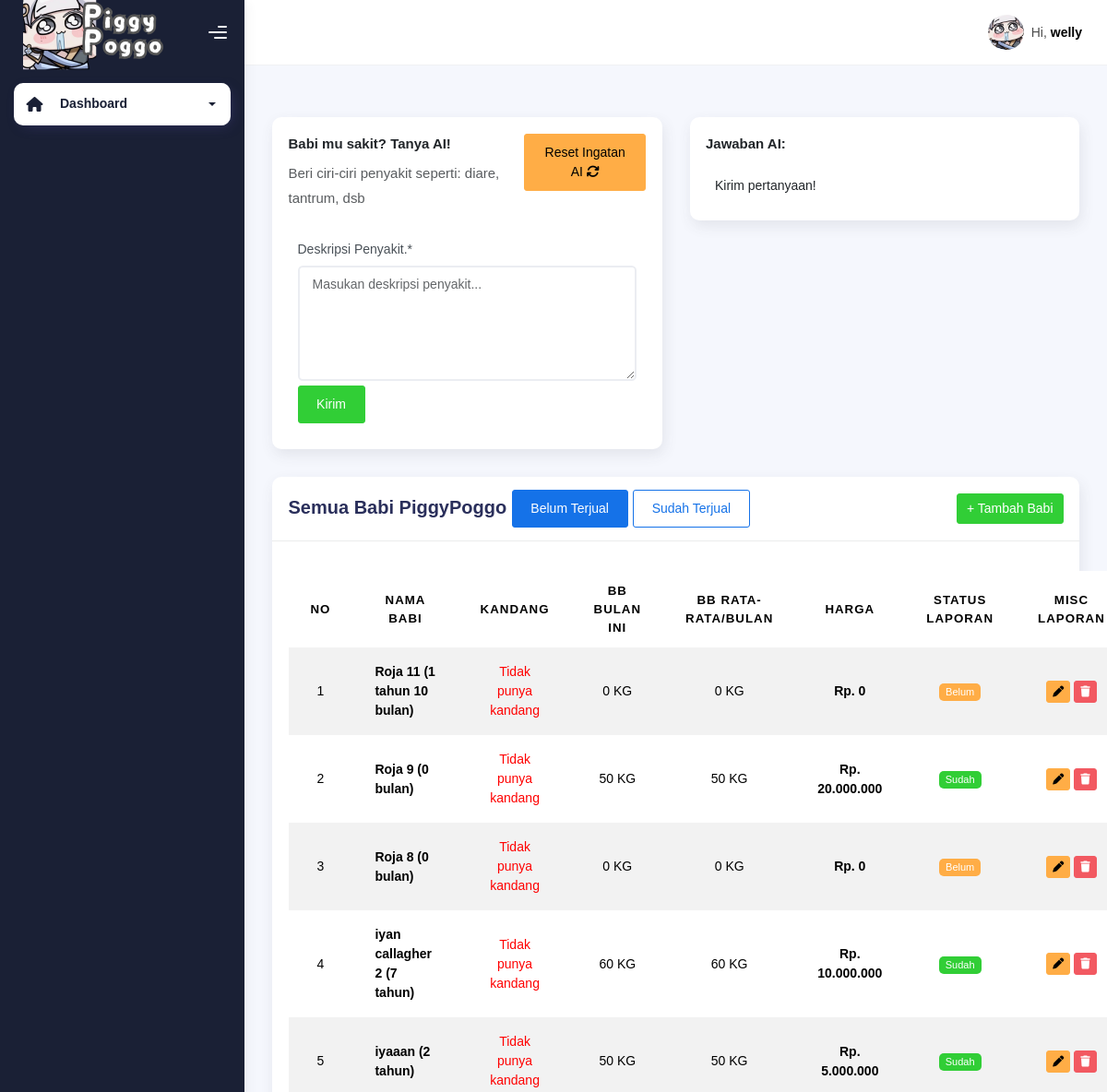
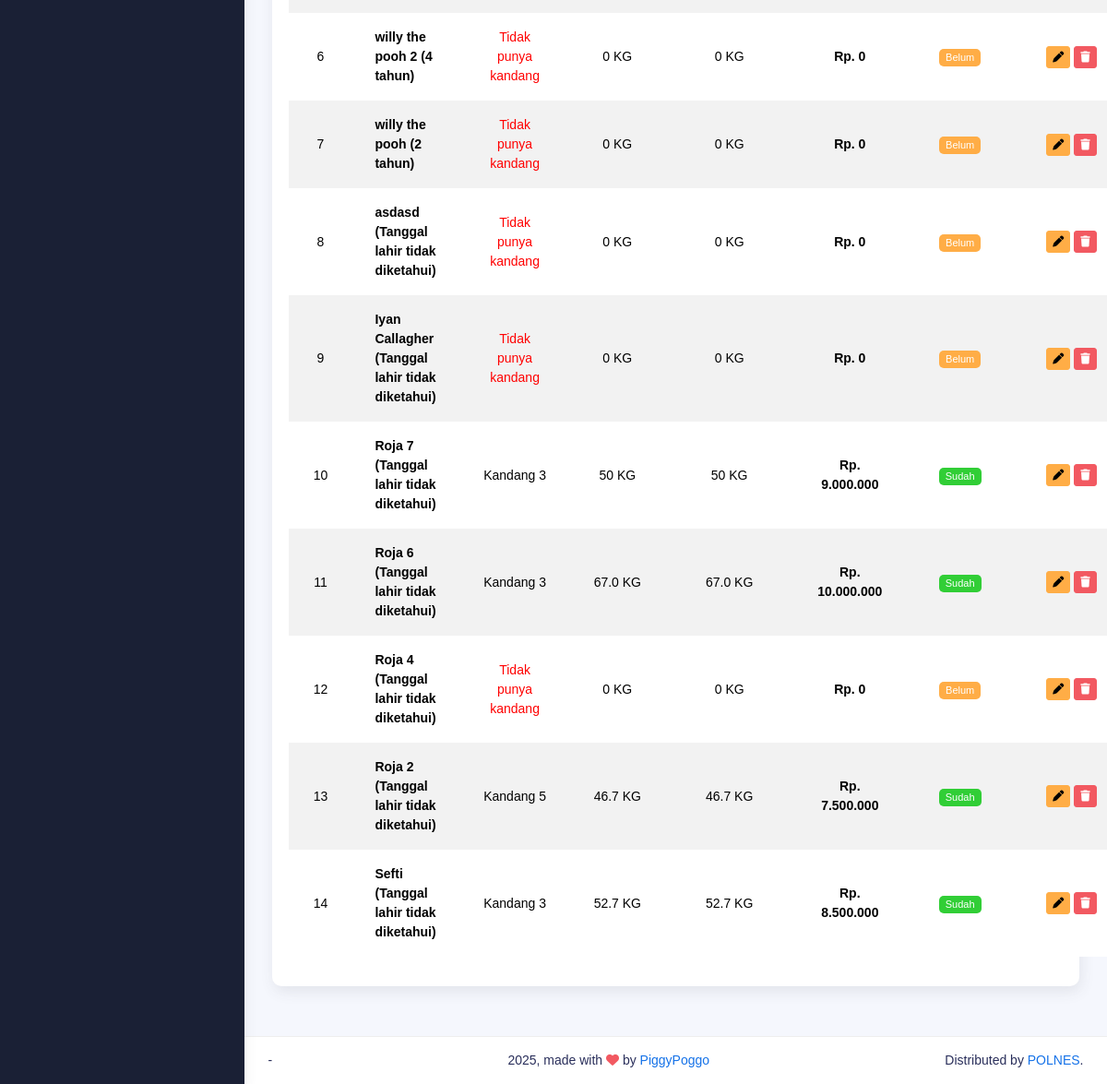
Page /babi (signed in) on the earlier database version (2 pictures, top to bottom).
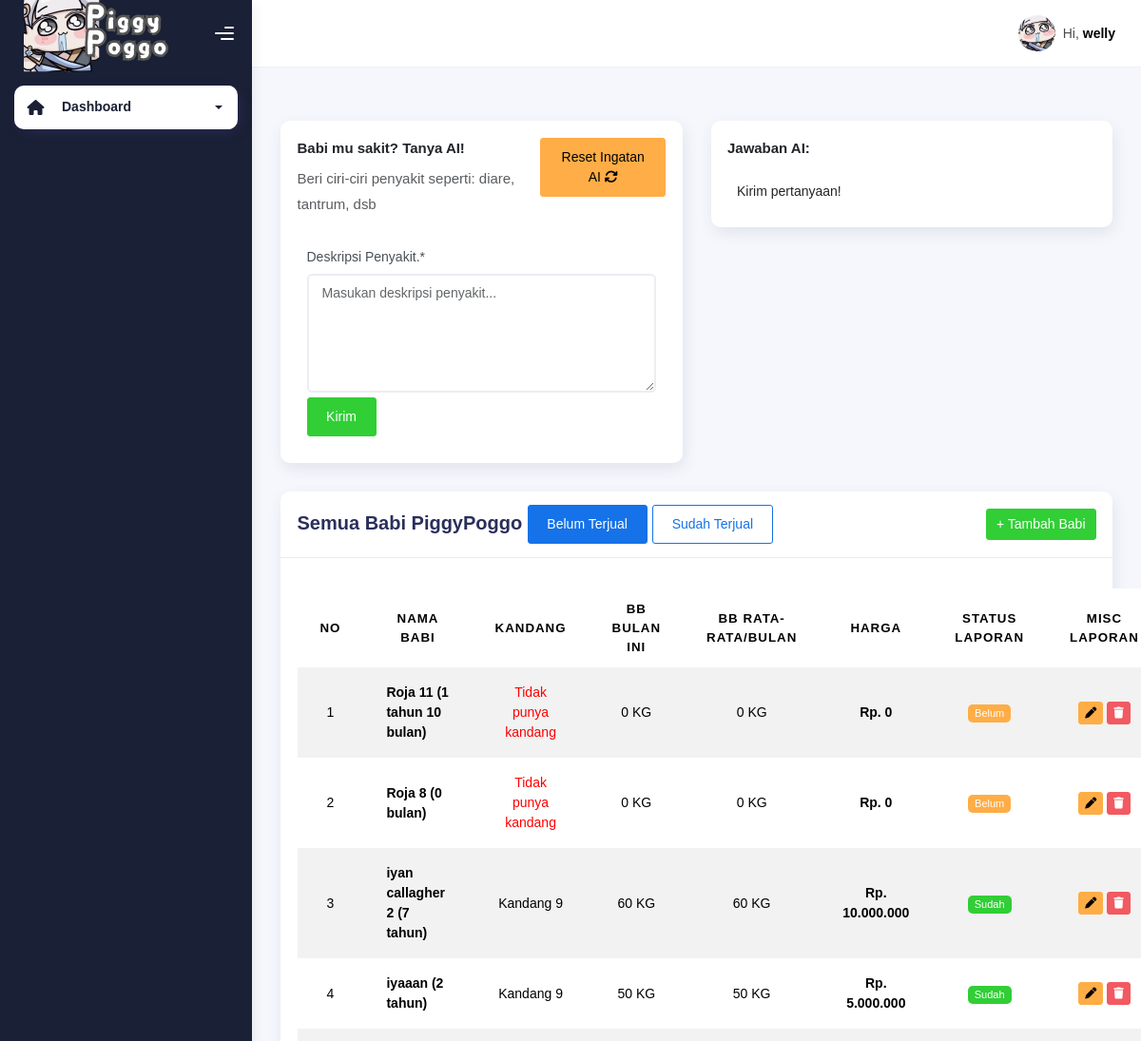
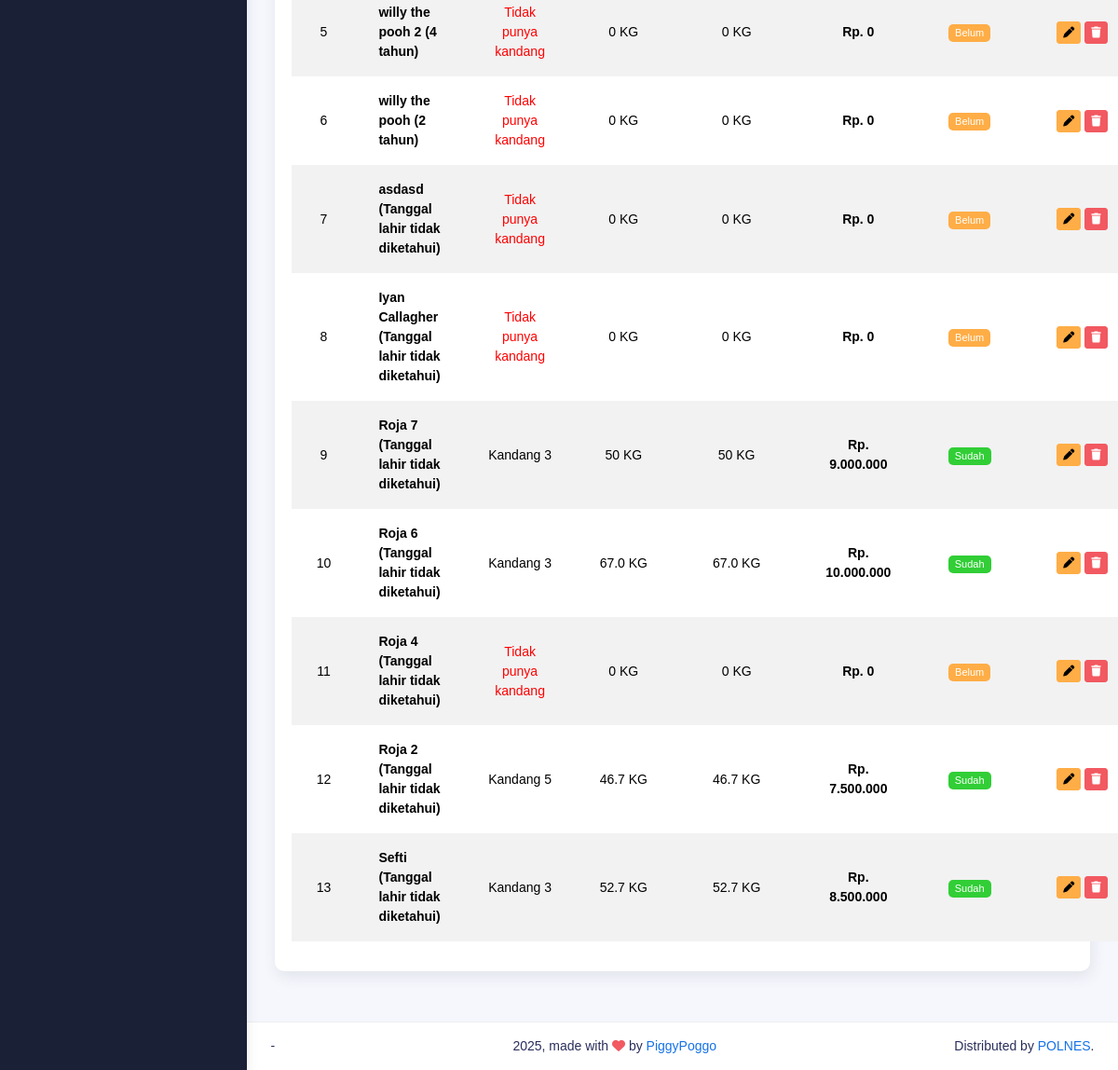
Same page on the later database version (2 pictures, top to bottom).
### piggypoggo_app/models.py (models this page shows, shortened)
class Babi(models.Model):
    nama_babi = models.CharField(max_length=50, null=True, blank=True)
    kandang = models.ForeignKey(Kandang, null=True, blank=True, on_delete=models.SET_NULL)
    terjual = models.BooleanField(default=False)
    harga = models.IntegerField(default=0)
    sakit = models.BooleanField(default=False)
    tanggal_lahir = models.DateField(null=True, blank=True)
    def __str__(self):
        return f'{self.nama_babi}'
    def get_usia(self):
        if self.tanggal_lahir is None:
            return "Tanggal lahir tidak diketahui"
        today = date.today()
        years_diff = today.year - self.tanggal_lahir.year
        months_diff = today.month - self.tanggal_lahir.month
        days_diff = today.day - self.tanggal_lahir.day
        usia_months = years_diff * 12 + months_diff
        if days_diff < 0:
            usia_months -= 1
        if usia_months < 0:
            return "Tanggal lahir tidak valid"
        years = usia_months // 12
        months = usia_months % 12
        if years > 0:
            if months > 0:
                return f"{years} tahun {months} bulan"
            else:
                return f"{years} tahun"
        else:
            return f"{months} bulan"

class Laporan(models.Model):
    babi = models.ForeignKey(Babi, on_delete=models.CASCADE, null=True, blank=True)
    tanggal = models.DateTimeField(null=True, blank=True)
    berat_badan = models.CharField(max_length=10, null=True, blank=True)
    obat = models.BooleanField(default=False)
    foto_babi = models.ImageField(upload_to='foto_babi/', blank=True, null=True)

class Kandang(models.Model):
    nomor_kandang = models.IntegerField(null=True, blank=True)
    def __str__(self):
        return f'{self.nomor_kandang}'

### piggypoggo_app/views.py (the view, shortened to what this page needs)
# urls.py: path('babi', views.babi, name="babi"),
@login_required
@status_required([1, 2])
def babi(request):
    status = request.GET.get('status')
    today = now().date()
    current_month = today.month
    current_year = today.year
    selected_status = status
    if status == 'terjual':
        all_babis = Babi.objects.filter(terjual=True).order_by('-pk')
    else:
        all_babis = Babi.objects.filter(terjual=False).order_by('-pk')
    for babi in all_babis:
        laporans = Laporan.objects.filter(babi=babi)
        babi.bb_rata_rata = 0
        babi.bb_bulan_ini = 0
        babi.harga_bulan_ini = 0
        if laporans:
            babi.bb_bulan_ini = laporans.last().berat_badan
            babi.harga_bulan_ini = format_number(babi.harga)
            for laporan in laporans:
                if laporan.berat_badan:
                    babi.bb_rata_rata += Decimal(laporan.berat_badan)
                else:
                    babi.bb_rata_rata = 0
            if babi.bb_rata_rata != 0:
                babi.bb_rata_rata = babi.bb_rata_rata / laporans.count()
        last_laporan = (
            Laporan.objects.filter(babi=babi)
            .order_by('-tanggal')
            .first()
        )
        if last_laporan.obat == False or last_laporan.berat_badan == 0 or laporan.babi.harga == 0:
            babi.status = 'Belum'
        else:
            babi.status = 'Sudah'
        babi.last_laporan = last_laporan
    context = {
        'on': 'babi',
        'all_babis': all_babis,
        'selected_status': selected_status,
    }
    return render(request, 'babi.html', context)

### piggypoggo_app/views.py (called while the page is built)
def format_number(value):
    try:
        value = int(value)
        return "{:,}".format(value).replace(",", ".")
    except:
        return value

### piggypoggo_app/templates/babi.html (shortened to what this page needs)
{% extends "base-dashboard.html" %} {% load static %}
{% block content %}
<div class="container">
    <div class="page-inner">
        <div class="page-header">
        </div>
        <div class="row">
            <div class="col-md-6">
                <div class="card">
                    <div class="card-body">
                        <div class="d-flex justify-content-between">
                            <div>
                                <h6><b>Babi mu sakit? Tanya AI!</b></h6>
                                <p class="text-muted">Beri ciri-ciri penyakit seperti: diare, tantrum, dsb</p>
                            </div>
                            <div>
                                <button class="btn btn-warning" id="reset-chat-btn">
                                    Reset Ingatan AI
                                    <i class="fa fa-refresh"></i>
                                </button>
                            </div>
                        </div>
                        <div class="d-flex justify-content-between mt-2">
                            <div class="form-group w-100">
                                <label for="deskripsi_penyakit">Deskripsi Penyakit.*</label>
                                <textarea name="deskripsi_penyakit" id="deskripsi_penyakit" class="form-control w-100" placeholder="Masukan deskripsi penyakit..." rows="5" required></textarea>
                                <button class="btn btn-success" style="margin-top: 5px;" id="btn-kirim">Kirim</button>
                            </div>
                        </div>
                    </div>
                </div>
            </div>
            <div class="col-md-6">
                <div class="card">
                    <div class="card-body">
                        <div class="d-flex justify-content-between">
                            <div>
                                <h6><b>Jawaban AI:</b></h6>
                            </div>
                        </div>
                        <div class="d-flex justify-content-between mt-2">
                            <div class="form-group w-100" id="ai-response">
                                Kirim pertanyaan!
                            </div>
                        </div>
                    </div>
                </div>
            </div>
            <div class="col-md-12">
                <div class="card">
                    <div class="card-header" style="display: flex; justify-content: space-between; align-items: center;">
                        <div class="card-title" style="margin-right: 10px;">
                            Semua Babi PiggyPoggo
                            <a href="{% url 'babi' %}?status=belum_terjual" class="btn btn-primary {% if selected_status == 'terjual' %}btn-border{% endif %}" style="color: white">Belum Terjual</a>
                            <a href="{% url 'babi' %}?status=terjual" class="btn btn-primary {% if selected_status == 'belum_terjual' or not selected_status %}btn-border{% endif %}" style="color: white">Sudah Terjual</a>
                        </div>
                        <div>
                            <a href="{% url 'tambah-babi' %}" class="btn btn-success" style="font-size: inherit; padding: 5px 10px;">+ Tambah Babi</a>
                        </div>
                    </div>
                    <div class="card-body">
                        <table class="table table-striped mt-3">
                        <thead>
                            <tr>
                            <th scope="col" style="text-align: center;">No</th>
                            <th scope="col" style="text-align: center;">Nama Babi</th>
                            <th scope="col" style="text-align: center;">Kandang</th>
                            <th scope="col" style="text-align: center;">BB Bulan Ini</th>
                            <th scope="col" style="text-align: center;">BB Rata-Rata/Bulan</th>
                            <th scope="col" style="text-align: center;">Harga</th>
                            <th scope="col" style="text-align: center;">Status Laporan</th>
                            <th scope="col" style="text-align: center;">MISC Laporan</th>
                            </tr>
                        </thead>
                        <tbody>
                            {% for babi in all_babis %}
                            <tr>
                                <td style="text-align: center;">{{ forloop.counter }}</td>
                                <td><b>{{ babi }} ({{ babi.get_usia }})</b></td>
                                <td style="text-align: center;">{% if babi.kandang %}Kandang {{ babi.kandang }}{% else %}<span style="color: red;">Tidak punya kandang</span>{% endif %}</td>
                                <td style="text-align: center;">{{ babi.bb_bulan_ini }} KG</td>
                                <td style="text-align: center;">{{ babi.bb_rata_rata }} KG</td>
                                <td style="text-align: center;"><b>Rp. {{ babi.harga_bulan_ini }}</b></td>
                                <td style="text-align: center;">
                                    {% if babi.terjual %}
                                    <span class="badge badge-success">Terjual</span>
                                    {% else %}
                                    <span class="badge badge-{% if babi.status == 'Belum' %}warning{% else %}success{% endif %}">{{ babi.status }}</span>
                                    {% endif %}
                                </td>
                                <td style="text-align: center;">
                                    {% if babi.terjual %}
                                    <span class="badge badge-success">Terjual</span>
                                    {% else %}
                                    <a href="{% url 'edit-laporan' laporan_pk=babi.last_laporan.pk %}" class="btn btn-warning btn-sm" style="padding: 2px 6px; font-size: 12px;">
                                        <i class="fa fa-pen"></i>
                                    </a>
                                    <a href="#" class="btn btn-danger btn-sm" style="padding: 2px 6px; font-size: 12px;" data-bs-toggle="modal" data-bs-target="#confirmDeleteModal{{ babi.pk }}">
                                        <i class="fa fa-trash"></i>
                                    </a>
                                    {% endif %}
                                </td>
                            </tr>
                            {% endfor %}
                        </tbody>
                        </table>
                    </div>
                </div>
            </div>
        </div>
    </div>
</div>
{% endblock content %}

### piggypoggo_app/templates/base-dashboard.html (shortened to what this page needs)
{% load static %}
<!DOCTYPE html>
<html lang="en">
  <head>
    <link rel="stylesheet" href="{% static 'css/bootstrap.min.css' %}" />
    <link rel="stylesheet" href="{% static 'css/plugins.min.css' %}" />
    <link rel="stylesheet" href="{% static 'css/piggypoggo.min.css' %}" />
    <link rel="stylesheet" href="https://cdnjs.cloudflare.com/ajax/libs/bootstrap/5.3.3/css/bootstrap-grid.min.css" />
    <link href="https://cdn.jsdelivr.net/npm/select2@4.1.0-rc.0/dist/css/select2.min.css" rel="stylesheet" />
    <link rel="stylesheet" href="https://cdnjs.cloudflare.com/ajax/libs/font-awesome/6.5.1/css/all.min.css">
  </head>
  <body>
    <div class="wrapper">
      <div class="sidebar sidebar-style-2" data-background-color="dark">
        <div class="sidebar-logo">
          <div class="logo-header" data-background-color="dark">
            <a href="{% url 'dashboard' %}" class="logo">
              <img src="{% static 'img/piggypoggo/jinhsilogo.png' %}" alt="navbar brand" class="navbar-brand" height="90" style=""/>
            </a>
            <div class="nav-toggle">
              <button class="btn btn-toggle toggle-sidebar">
                <i class="gg-menu-right"></i>
              </button>
            </div>
          </div>
        </div>
        <div class="sidebar-wrapper scrollbar scrollbar-inner">
          <div class="sidebar-content">
            <ul class="nav nav-secondary">
              <li class="nav-item active">
                <a data-bs-toggle="collapse" href="#dashboard" class="collapsed" aria-expanded="false">
                  <i class="fas fa-home"></i>
                  <p>Dashboard</p>
                  <span class="caret"></span>
                </a>
              </li>
            </ul>
          </div>
        </div>
      </div>
      <div class="main-panel">
        <div class="main-header">
          <nav class="navbar navbar-header navbar-header-transparent navbar-expand-lg border-bottom">
            <div class="container-fluid">
              <ul class="navbar-nav topbar-nav ms-md-auto align-items-center">
                <li class="nav-item topbar-user dropdown hidden-caret">
                  <a class="dropdown-toggle profile-pic" data-bs-toggle="dropdown" href="#" aria-expanded="false">
                    <div class="avatar-sm">
                      <img
                        src="{% static 'img/piggypoggo/jinhsi-icon.png' %}"
                        alt="..."
                        class="avatar-img rounded-circle"
                      />
                    </div>
                    <span class="profile-username">
                      <span class="op-7">Hi,</span>
                      <span class="fw-bold">{{ request.user }}</span>
                    </span>
                  </a>
                </li>
              </ul>
            </div>
          </nav>
        </div>
        {% block content %}{% endblock content %}
      <footer class="footer">
          <div class="container-fluid d-flex justify-content-between">
            <nav class="pull-left">
              <ul class="nav">
                <li class="nav-item">
                  -
                </li>
              </ul>
            </nav>
            <div class="copyright">
              2025, made with <i class="fa fa-heart heart text-danger"></i> by
              <a href="">PiggyPoggo</a>
            </div>
            <div>
              Distributed by
              <a target="_blank" href="">POLNES</a>.
            </div>
          </div>
        </footer>
      </div>
    </div>
  </body>
</html>

Differences in the rows shown:
no longer on this page (row edited): Babi: nama_babi "Roja 9", get_usia "0 bulan", shows "Tidak punya kandang", bb_bulan_ini "50", bb_rata_rata "50", harga_bulan_ini "20.000.000", status "Sudah"
changed Babi "iyan callagher 2": kandang (not shown) → "9"; kandang_id "Tidak punya kandang" → "Kandang"
changed Babi "iyaaan": kandang (not shown) → "9"; kandang_id "Tidak punya kandang" → "Kandang"
